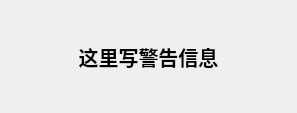
<?xml version="1.0" encoding="UTF-8"?>
<ui version="4.0">
 <class>warning</class>
 <widget class="QDialog" name="warning">
  <property name="geometry">
   <rect>
    <x>0</x>
    <y>0</y>
    <width>297</width>
    <height>113</height>
   </rect>
  </property>
  <property name="windowTitle">
   <string>warning</string>
  </property>
  <layout class="QVBoxLayout" name="verticalLayout">
   <item>
    <widget class="QLabel" name="label">
     <property name="font">
      <font>
       <pointsize>15</pointsize>
       <weight>75</weight>
       <bold>true</bold>
      </font>
     </property>
     <property name="autoFillBackground">
      <bool>false</bool>
     </property>
     <property name="text">
      <string>这里写警告信息</string>
     </property>
     <property name="alignment">
      <set>Qt::AlignCenter</set>
     </property>
    </widget>
   </item>
  </layout>
 </widget>
 <layoutdefault spacing="6" margin="11"/>
 <resources/>
 <connections/>
</ui>
